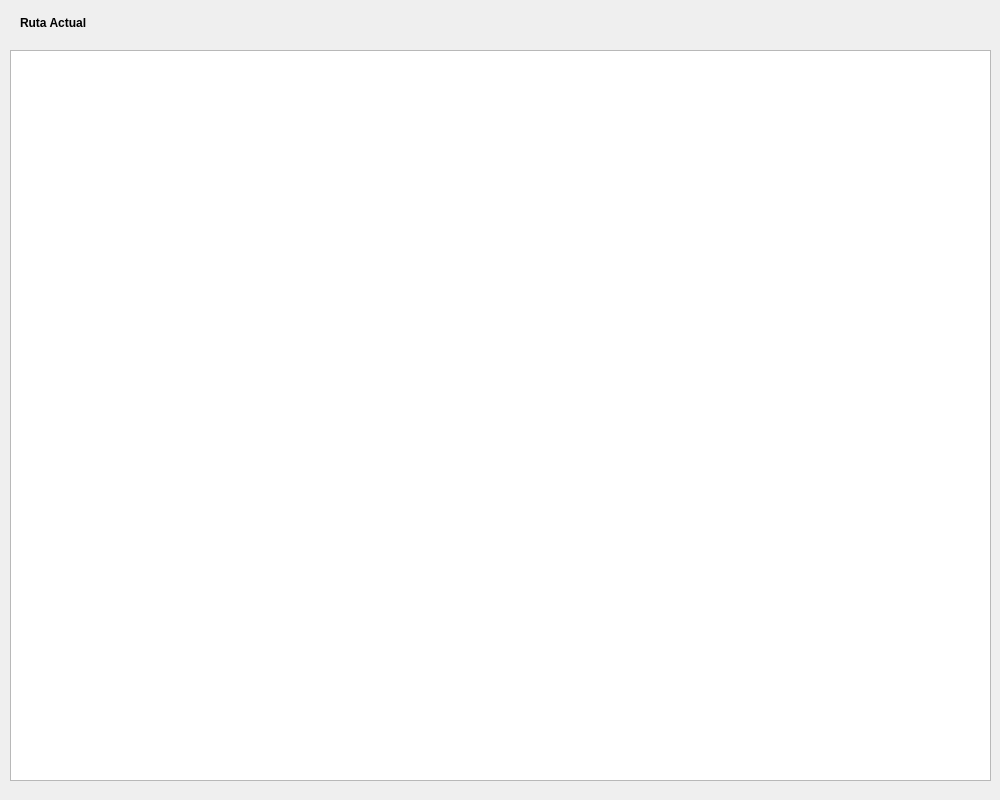
<?xml version="1.0" encoding="UTF-8"?>
<ui version="4.0">
 <class>dlgQTableView</class>
 <widget class="QDialog" name="dlgQTableView">
  <property name="geometry">
   <rect>
    <x>0</x>
    <y>0</y>
    <width>1000</width>
    <height>800</height>
   </rect>
  </property>
  <property name="windowTitle">
   <string>Demo del Control QTableView</string>
  </property>
  <widget class="QTableView" name="tblData">
   <property name="geometry">
    <rect>
     <x>10</x>
     <y>50</y>
     <width>981</width>
     <height>731</height>
    </rect>
   </property>
   <property name="selectionMode">
    <enum>QAbstractItemView::ExtendedSelection</enum>
   </property>
   <property name="selectionBehavior">
    <enum>QAbstractItemView::SelectItems</enum>
   </property>
  </widget>
  <widget class="QLabel" name="lblRegistro">
   <property name="geometry">
    <rect>
     <x>20</x>
     <y>10</y>
     <width>141</width>
     <height>25</height>
    </rect>
   </property>
   <property name="font">
    <font>
     <weight>75</weight>
     <bold>true</bold>
    </font>
   </property>
   <property name="text">
    <string>Ruta Actual</string>
   </property>
  </widget>
  <widget class="QLabel" name="lblTotal">
   <property name="geometry">
    <rect>
     <x>180</x>
     <y>10</y>
     <width>1141</width>
     <height>25</height>
    </rect>
   </property>
   <property name="font">
    <font>
     <weight>75</weight>
     <bold>true</bold>
    </font>
   </property>
   <property name="text">
    <string/>
   </property>
   <property name="alignment">
    <set>Qt::AlignLeading|Qt::AlignLeft|Qt::AlignVCenter</set>
   </property>
  </widget>
 </widget>
 <resources/>
 <connections/>
</ui>
